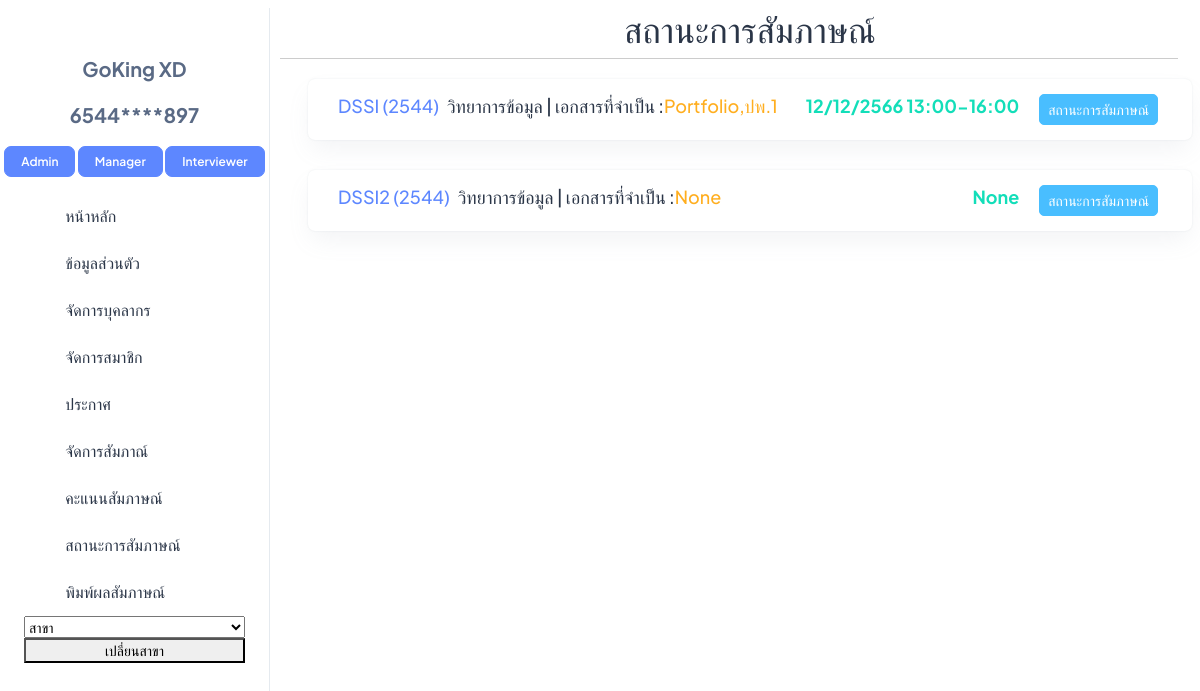
Before: /Manager_Status (signed in) with the older database file.
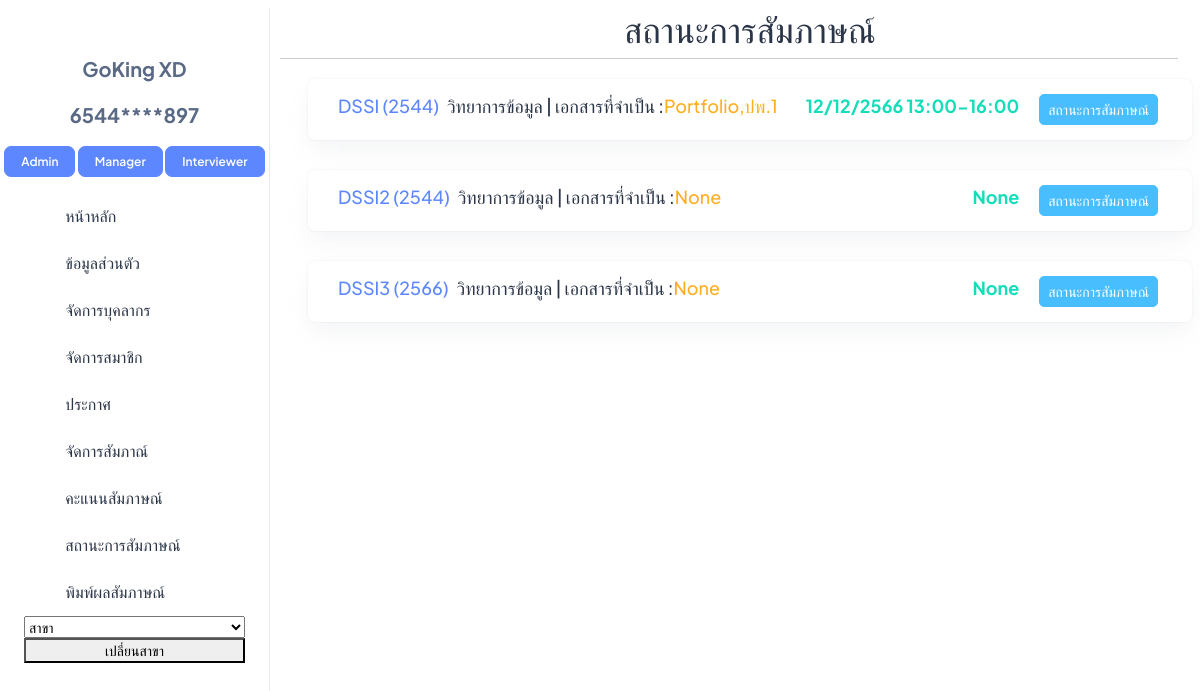
After: the same page with the newer database file.
### interview/models.py (models this page shows, shortened)
class Role(models.Model):
    DEFAULT_ROLES = ['Admin', 'Manager','Interviewer', 'Student']
    name = models.CharField(max_length=50, default=DEFAULT_ROLES[0], choices=[(role, role) for role in DEFAULT_ROLES])
    users = models.ManyToManyField(User, related_name='roles', blank=True)
    TemporaryUser = models.ManyToManyField(TemporaryUser, related_name='roles', blank=True)

class Round(models.Model):
    major = models.ForeignKey(Major, on_delete=models.CASCADE)
    academic_year = models.CharField(max_length=20)
    round_name = models.CharField(max_length=20)
    manager = models.ForeignKey(User, on_delete=models.CASCADE)
    users = models.ManyToManyField(User, related_name='rounds_participated', blank=True)
    TemporaryUser = models.ManyToManyField(TemporaryUser,related_name='rounds_participated', blank=True)
    documents = models.CharField(max_length=200, null=True,blank=True)
    active = models.BooleanField(default=False,null=True,blank=True)
    interview_time = models.CharField(max_length=50, null=True, blank=True)

class Major(models.Model):
    major = models.CharField(max_length=100)
    faculty = models.ForeignKey(Faculty, on_delete=models.CASCADE)
    default_manager = models.ManyToManyField(User, blank=True,related_name='manager')
    users = models.ManyToManyField(User,blank=True)
    TemporaryUser = models.ManyToManyField(TemporaryUser , blank=True)
    def __str__(self) -> str:
        return f"{self.major}"

### interview/views.py (the view)
# urls.py: path('Manager_Status',Manager_Status, name='Manager_Status'),
@login_required
@user_passes_test(is_Manager)
def Manager_Status(request):
    user_rounds = Round.objects.filter(manager=request.user)
    return render(request,'manager/Manager_Status.html', {'rounds': user_rounds})

### interview/views.py (called while the page is built)
def is_Manager(user):
    if isinstance(user, User):
        return user.roles.filter(name='Manager').exists()
    else:
        return False

### interview/templates/manager/Manager_Status.html (shortened to what this page needs)
{% extends 'manager/base/n_base.html' %}
{% block topic %}
<h1 class="text-3xl text-gray-100 mt-2 text-center">สถานะการสัมภาษณ์</h1>
{% endblock %}
{% block content %}
<div class="pt-14 px-2">
    {% for round in rounds %}
    <div class="card w-100">
        <div class="card-body mini-card-body d-flex justify-content-between">
            <div class="d-flex">
                <h4 class="fs-5 text-primary mt-auto">{{ round.round_name }} ({{ round.academic_year }})</h4>
                <h4 class="fs-5 text-dark ms-2 mt-auto">{{ round.major }} | เอกสารที่จำเป็น :</h4>
                <h4 class="fs-5 text-warning mt-auto"> {{ round.documents }}</h4>
            </div>
            <div class="d-flex">
                <h4 class="fs-5 fw-bolder text-success mt-auto me-3">{{ round.interview_time }}</h4>
                <a href="Manager_Status/{{round.id}}" class="btn btn-secondary btn-sm fs-3 mx-1">สถานะการสัมภาษณ์</a>
            </div>
        </div>
    </div>
    {% endfor %}
</div>
{% endblock %}

### interview/templates/manager/base/n_sidebar.html (shortened to what the changed rows need)
<!DOCTYPE html>
<html lang="en">
    <head>
        {% load static %}
        <link rel="stylesheet" href="{% static 'css/styles.min.css' %}" />
      </head>
<body>
<aside class="left-sidebar position-fixed">
    <div>
        {% if user.is_authenticated %}
        <div class="text-center">
            {% for role in user.roles.all %}
                {% if role.name == 'Admin' %}
                <a href="{% url 'Admin_page' %}" class="btn btn-primary fs-2 fw-semibold lh-sm">Admin</a>
                {% endif %}
                {% if role.name == 'Manager' %}
                <a href="{% url 'Manager_page' id=user.id %}" class="btn btn-primary fs-2 fw-semibold lh-sm">Manager</a>
                {% endif %}
                {% if role.name == 'Interviewer' %}
                <a href="{% url 'Interviewer_page' %}" class="btn btn-primary fs-2 fw-semibold lh-sm">Interviewer</a>
                {% endif %}
            {% endfor %}
        </div>
        {% endif %}
      </div>
  </aside>
</body>
</html>

Changed rows visible on the page:
added Round: round_name "DSSI3", academic_year "2566", major "วิทยาการข้อมูล", documents "None", interview_time "None"
